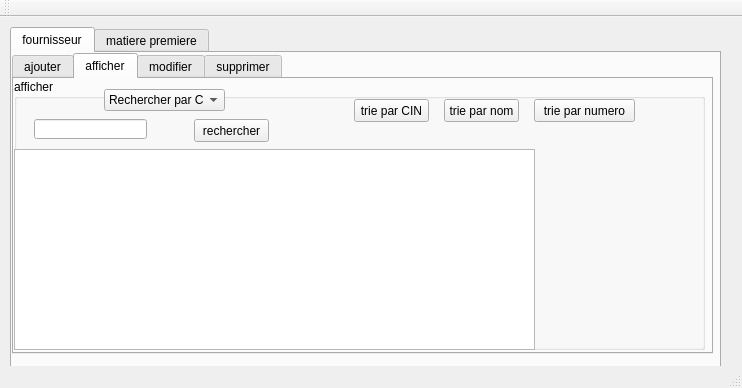
<?xml version="1.0" encoding="UTF-8"?>
<ui version="4.0">
 <class>MainWindow</class>
 <widget class="QMainWindow" name="MainWindow">
  <property name="geometry">
   <rect>
    <x>0</x>
    <y>0</y>
    <width>742</width>
    <height>388</height>
   </rect>
  </property>
  <property name="windowTitle">
   <string>Gestion des Clients</string>
  </property>
  <widget class="QWidget" name="centralWidget">
   <widget class="QTabWidget" name="tabWidget">
    <property name="geometry">
     <rect>
      <x>10</x>
      <y>10</y>
      <width>711</width>
      <height>341</height>
     </rect>
    </property>
    <property name="currentIndex">
     <number>0</number>
    </property>
    <widget class="QWidget" name="tab">
     <attribute name="title">
      <string>fournisseur</string>
     </attribute>
     <widget class="QTabWidget" name="tabWidget_3">
      <property name="geometry">
       <rect>
        <x>0</x>
        <y>0</y>
        <width>701</width>
        <height>301</height>
       </rect>
      </property>
      <property name="currentIndex">
       <number>1</number>
      </property>
      <widget class="QWidget" name="tab_7">
       <attribute name="title">
        <string>ajouter</string>
       </attribute>
       <widget class="QLabel" name="label">
        <property name="geometry">
         <rect>
          <x>30</x>
          <y>10</y>
          <width>47</width>
          <height>13</height>
         </rect>
        </property>
        <property name="text">
         <string>Nom</string>
        </property>
       </widget>
       <widget class="QLabel" name="label_2">
        <property name="geometry">
         <rect>
          <x>30</x>
          <y>40</y>
          <width>47</width>
          <height>13</height>
         </rect>
        </property>
        <property name="text">
         <string>Prenom</string>
        </property>
       </widget>
       <widget class="QLabel" name="label_3">
        <property name="geometry">
         <rect>
          <x>30</x>
          <y>70</y>
          <width>47</width>
          <height>13</height>
         </rect>
        </property>
        <property name="text">
         <string>Adresse</string>
        </property>
       </widget>
       <widget class="QLabel" name="label_4">
        <property name="geometry">
         <rect>
          <x>30</x>
          <y>100</y>
          <width>47</width>
          <height>13</height>
         </rect>
        </property>
        <property name="text">
         <string>Email</string>
        </property>
       </widget>
       <widget class="QLabel" name="label_5">
        <property name="geometry">
         <rect>
          <x>30</x>
          <y>130</y>
          <width>47</width>
          <height>13</height>
         </rect>
        </property>
        <property name="text">
         <string>Numero</string>
        </property>
       </widget>
       <widget class="QLabel" name="label_6">
        <property name="geometry">
         <rect>
          <x>30</x>
          <y>160</y>
          <width>47</width>
          <height>13</height>
         </rect>
        </property>
        <property name="text">
         <string>CIN</string>
        </property>
       </widget>
       <widget class="QLineEdit" name="nom">
        <property name="geometry">
         <rect>
          <x>150</x>
          <y>10</y>
          <width>113</width>
          <height>20</height>
         </rect>
        </property>
       </widget>
       <widget class="QLineEdit" name="prenom">
        <property name="geometry">
         <rect>
          <x>150</x>
          <y>40</y>
          <width>113</width>
          <height>20</height>
         </rect>
        </property>
       </widget>
       <widget class="QLineEdit" name="adresse">
        <property name="geometry">
         <rect>
          <x>150</x>
          <y>70</y>
          <width>113</width>
          <height>20</height>
         </rect>
        </property>
       </widget>
       <widget class="QLineEdit" name="email">
        <property name="geometry">
         <rect>
          <x>150</x>
          <y>100</y>
          <width>113</width>
          <height>20</height>
         </rect>
        </property>
       </widget>
       <widget class="QLineEdit" name="num">
        <property name="geometry">
         <rect>
          <x>150</x>
          <y>130</y>
          <width>113</width>
          <height>20</height>
         </rect>
        </property>
       </widget>
       <widget class="QLineEdit" name="CIN">
        <property name="geometry">
         <rect>
          <x>150</x>
          <y>160</y>
          <width>113</width>
          <height>20</height>
         </rect>
        </property>
       </widget>
       <widget class="QPushButton" name="ajouterf">
        <property name="geometry">
         <rect>
          <x>350</x>
          <y>150</y>
          <width>75</width>
          <height>23</height>
         </rect>
        </property>
        <property name="text">
         <string>ajouter</string>
        </property>
       </widget>
      </widget>
      <widget class="QWidget" name="tab_8">
       <attribute name="title">
        <string>afficher</string>
       </attribute>
       <widget class="QGroupBox" name="table_founisseur">
        <property name="geometry">
         <rect>
          <x>0</x>
          <y>0</y>
          <width>691</width>
          <height>271</height>
         </rect>
        </property>
        <property name="title">
         <string>afficher</string>
        </property>
        <widget class="QTableView" name="table_fournisseurr">
         <property name="geometry">
          <rect>
           <x>0</x>
           <y>70</y>
           <width>521</width>
           <height>201</height>
          </rect>
         </property>
        </widget>
        <widget class="QComboBox" name="comboBox">
         <property name="geometry">
          <rect>
           <x>90</x>
           <y>10</y>
           <width>121</width>
           <height>22</height>
          </rect>
         </property>
         <item>
          <property name="text">
           <string>Rechercher par CIN</string>
          </property>
         </item>
         <item>
          <property name="text">
           <string>Rechercher par nom</string>
          </property>
         </item>
         <item>
          <property name="text">
           <string>Rechercher par numero</string>
          </property>
         </item>
        </widget>
        <widget class="QLineEdit" name="lineEdit">
         <property name="geometry">
          <rect>
           <x>20</x>
           <y>40</y>
           <width>113</width>
           <height>20</height>
          </rect>
         </property>
        </widget>
        <widget class="QPushButton" name="recherche_f">
         <property name="geometry">
          <rect>
           <x>180</x>
           <y>40</y>
           <width>75</width>
           <height>23</height>
          </rect>
         </property>
         <property name="text">
          <string>rechercher</string>
         </property>
        </widget>
        <widget class="QPushButton" name="trie_par_CINf">
         <property name="geometry">
          <rect>
           <x>340</x>
           <y>20</y>
           <width>75</width>
           <height>23</height>
          </rect>
         </property>
         <property name="text">
          <string>trie par CIN</string>
         </property>
        </widget>
        <widget class="QPushButton" name="trie_par_nomf">
         <property name="geometry">
          <rect>
           <x>430</x>
           <y>20</y>
           <width>75</width>
           <height>23</height>
          </rect>
         </property>
         <property name="text">
          <string>trie par nom</string>
         </property>
        </widget>
        <widget class="QPushButton" name="trie_par_numerof">
         <property name="geometry">
          <rect>
           <x>520</x>
           <y>20</y>
           <width>101</width>
           <height>23</height>
          </rect>
         </property>
         <property name="text">
          <string>trie par numero</string>
         </property>
        </widget>
       </widget>
      </widget>
      <widget class="QWidget" name="tab_9">
       <attribute name="title">
        <string>modifier</string>
       </attribute>
       <widget class="QLabel" name="label_8">
        <property name="geometry">
         <rect>
          <x>30</x>
          <y>30</y>
          <width>47</width>
          <height>13</height>
         </rect>
        </property>
        <property name="text">
         <string>CIN</string>
        </property>
       </widget>
       <widget class="QLabel" name="label_9">
        <property name="geometry">
         <rect>
          <x>30</x>
          <y>70</y>
          <width>47</width>
          <height>13</height>
         </rect>
        </property>
        <property name="text">
         <string>Nom</string>
        </property>
       </widget>
       <widget class="QLabel" name="label_10">
        <property name="geometry">
         <rect>
          <x>30</x>
          <y>110</y>
          <width>47</width>
          <height>13</height>
         </rect>
        </property>
        <property name="text">
         <string>Prenom</string>
        </property>
       </widget>
       <widget class="QLabel" name="label_11">
        <property name="geometry">
         <rect>
          <x>30</x>
          <y>150</y>
          <width>47</width>
          <height>13</height>
         </rect>
        </property>
        <property name="text">
         <string>Adresse</string>
        </property>
       </widget>
       <widget class="QLabel" name="label_12">
        <property name="geometry">
         <rect>
          <x>30</x>
          <y>190</y>
          <width>47</width>
          <height>13</height>
         </rect>
        </property>
        <property name="text">
         <string>Email</string>
        </property>
       </widget>
       <widget class="QLabel" name="label_13">
        <property name="geometry">
         <rect>
          <x>30</x>
          <y>230</y>
          <width>47</width>
          <height>13</height>
         </rect>
        </property>
        <property name="text">
         <string>Num</string>
        </property>
       </widget>
       <widget class="QLineEdit" name="cin_modif_f">
        <property name="geometry">
         <rect>
          <x>110</x>
          <y>30</y>
          <width>113</width>
          <height>20</height>
         </rect>
        </property>
       </widget>
       <widget class="QLineEdit" name="nom_modif_f">
        <property name="geometry">
         <rect>
          <x>110</x>
          <y>70</y>
          <width>113</width>
          <height>20</height>
         </rect>
        </property>
       </widget>
       <widget class="QLineEdit" name="prenom_modif_f">
        <property name="geometry">
         <rect>
          <x>110</x>
          <y>110</y>
          <width>113</width>
          <height>20</height>
         </rect>
        </property>
       </widget>
       <widget class="QLineEdit" name="adresse_modif_f">
        <property name="geometry">
         <rect>
          <x>110</x>
          <y>150</y>
          <width>113</width>
          <height>20</height>
         </rect>
        </property>
       </widget>
       <widget class="QLineEdit" name="email_modif_f">
        <property name="geometry">
         <rect>
          <x>110</x>
          <y>190</y>
          <width>113</width>
          <height>20</height>
         </rect>
        </property>
       </widget>
       <widget class="QLineEdit" name="num_modif_f">
        <property name="geometry">
         <rect>
          <x>110</x>
          <y>230</y>
          <width>113</width>
          <height>20</height>
         </rect>
        </property>
       </widget>
       <widget class="QPushButton" name="pushButton">
        <property name="geometry">
         <rect>
          <x>290</x>
          <y>30</y>
          <width>75</width>
          <height>23</height>
         </rect>
        </property>
        <property name="text">
         <string>rechercher</string>
        </property>
       </widget>
       <widget class="QPushButton" name="modifier_f">
        <property name="geometry">
         <rect>
          <x>500</x>
          <y>230</y>
          <width>75</width>
          <height>23</height>
         </rect>
        </property>
        <property name="text">
         <string>modifier</string>
        </property>
       </widget>
      </widget>
      <widget class="QWidget" name="tab_10">
       <attribute name="title">
        <string>supprimer</string>
       </attribute>
       <widget class="QLineEdit" name="cinsupp">
        <property name="geometry">
         <rect>
          <x>220</x>
          <y>80</y>
          <width>113</width>
          <height>20</height>
         </rect>
        </property>
       </widget>
       <widget class="QLabel" name="label_7">
        <property name="geometry">
         <rect>
          <x>100</x>
          <y>80</y>
          <width>47</width>
          <height>13</height>
         </rect>
        </property>
        <property name="text">
         <string>CIN</string>
        </property>
       </widget>
       <widget class="QPushButton" name="suppf">
        <property name="geometry">
         <rect>
          <x>160</x>
          <y>140</y>
          <width>75</width>
          <height>23</height>
         </rect>
        </property>
        <property name="text">
         <string>supprimer</string>
        </property>
       </widget>
      </widget>
     </widget>
    </widget>
    <widget class="QWidget" name="tab_2">
     <attribute name="title">
      <string>matiere premiere</string>
     </attribute>
     <widget class="QTabWidget" name="tabWidget_2">
      <property name="geometry">
       <rect>
        <x>0</x>
        <y>10</y>
        <width>271</width>
        <height>141</height>
       </rect>
      </property>
      <property name="currentIndex">
       <number>3</number>
      </property>
      <widget class="QWidget" name="tab_3">
       <attribute name="title">
        <string>ajouter</string>
       </attribute>
      </widget>
      <widget class="QWidget" name="tab_5">
       <attribute name="title">
        <string>afficher</string>
       </attribute>
      </widget>
      <widget class="QWidget" name="tab_4">
       <attribute name="title">
        <string>modifier</string>
       </attribute>
      </widget>
      <widget class="QWidget" name="tab_6">
       <attribute name="title">
        <string>supprimer</string>
       </attribute>
      </widget>
     </widget>
    </widget>
   </widget>
  </widget>
  <widget class="QMenuBar" name="menuBar">
   <property name="geometry">
    <rect>
     <x>0</x>
     <y>0</y>
     <width>742</width>
     <height>21</height>
    </rect>
   </property>
  </widget>
  <widget class="QToolBar" name="mainToolBar">
   <attribute name="toolBarArea">
    <enum>TopToolBarArea</enum>
   </attribute>
   <attribute name="toolBarBreak">
    <bool>false</bool>
   </attribute>
  </widget>
  <widget class="QStatusBar" name="statusBar"/>
 </widget>
 <layoutdefault spacing="6" margin="11"/>
 <resources/>
 <connections/>
</ui>
